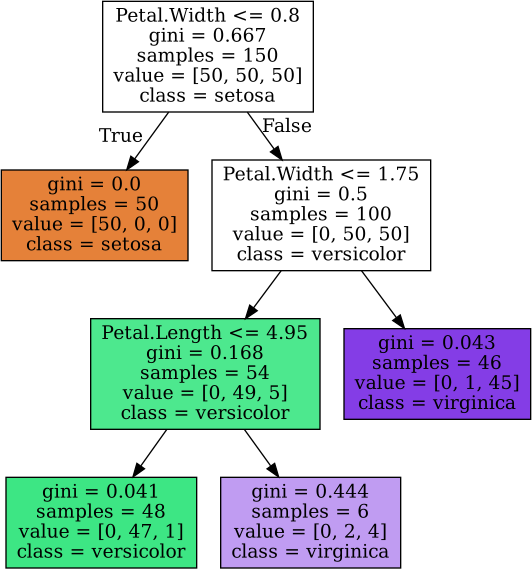

This figure's Python source:
import graphviz
import statsmodels.api as sm
from sklearn import tree
from sklearn.model_selection import GridSearchCV, LeaveOneOut

my_data = sm.datasets.get_rdataset('iris', 'datasets').data
X, y = my_data.iloc[:, 0:4], my_data.Species

my_params = {
    'max_depth': range(2, 6),
    'min_samples_split': [2, 20],
    'min_samples_leaf': range(1, 8)}

my_search = GridSearchCV(
    estimator=tree.DecisionTreeClassifier(min_impurity_decrease=0.01,
                                          random_state=0),
    param_grid=my_params,
    cv=LeaveOneOut(),
    n_jobs=-1).fit(X, y)

my_model = my_search.best_estimator_
my_dot = tree.export_graphviz(
    decision_tree=my_model,
    out_file=None,
    feature_names=X.columns,
    class_names=my_model.classes_,
    filled=True)
my_graph = graphviz.Source(my_dot)
my_graph.render('09-p-rpart2')
